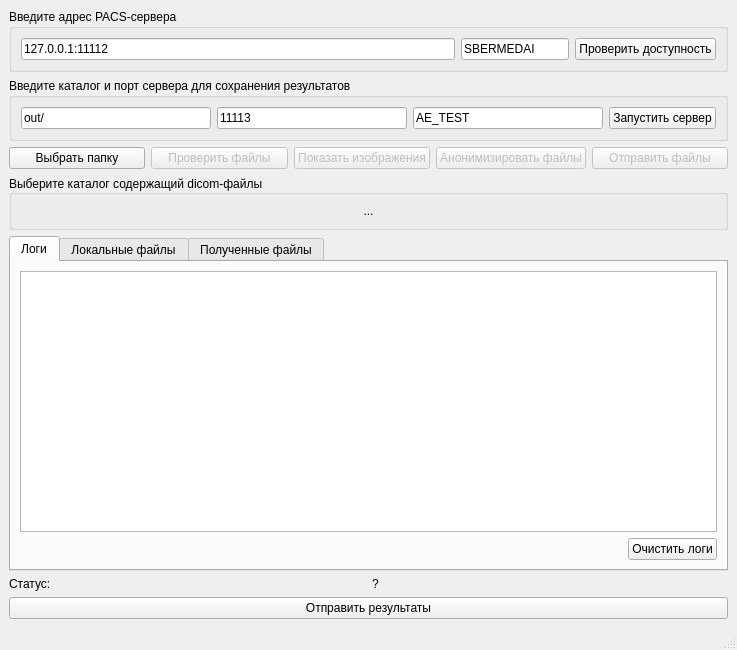
<?xml version="1.0" encoding="UTF-8"?>
<ui version="4.0">
 <class>main_window</class>
 <widget class="QMainWindow" name="main_window">
  <property name="geometry">
   <rect>
    <x>0</x>
    <y>0</y>
    <width>737</width>
    <height>650</height>
   </rect>
  </property>
  <property name="windowTitle">
   <string>DICOM Test Sender</string>
  </property>
  <widget class="QWidget" name="centralwidget">
   <layout class="QVBoxLayout" name="verticalLayout">
    <item>
     <widget class="QGroupBox" name="groupBox_2">
      <property name="title">
       <string>Введите адрес PACS-сервера</string>
      </property>
      <layout class="QHBoxLayout" name="horizontalLayout_4">
       <item>
        <widget class="QLineEdit" name="line_edit_server">
         <property name="text">
          <string>127.0.0.1:11112</string>
         </property>
        </widget>
       </item>
       <item>
        <widget class="QLineEdit" name="line_edit_dest_ae_title">
         <property name="sizePolicy">
          <sizepolicy hsizetype="Minimum" vsizetype="Fixed">
           <horstretch>0</horstretch>
           <verstretch>0</verstretch>
          </sizepolicy>
         </property>
         <property name="text">
          <string>SBERMEDAI</string>
         </property>
        </widget>
       </item>
       <item>
        <widget class="QPushButton" name="push_button_check_server">
         <property name="text">
          <string>Проверить доступность</string>
         </property>
        </widget>
       </item>
      </layout>
     </widget>
    </item>
    <item>
     <widget class="QGroupBox" name="groupBox_3">
      <property name="title">
       <string>Введите каталог и порт сервера для сохранения результатов</string>
      </property>
      <layout class="QHBoxLayout" name="horizontalLayout_2">
       <item>
        <widget class="QLineEdit" name="line_edit_result_dir">
         <property name="text">
          <string>out/</string>
         </property>
        </widget>
       </item>
       <item>
        <widget class="QLineEdit" name="line_edit_local_server_port">
         <property name="text">
          <string>11113</string>
         </property>
        </widget>
       </item>
       <item>
        <widget class="QLineEdit" name="line_edit_local_server_ae_title">
         <property name="toolTip">
          <string>AE Title</string>
         </property>
         <property name="text">
          <string>AE_TEST</string>
         </property>
        </widget>
       </item>
       <item>
        <widget class="QPushButton" name="push_button_start_server">
         <property name="text">
          <string>Запустить сервер</string>
         </property>
        </widget>
       </item>
      </layout>
     </widget>
    </item>
    <item>
     <layout class="QHBoxLayout" name="horizontalLayout_7">
      <item>
       <widget class="QPushButton" name="push_button_open_file">
        <property name="sizePolicy">
         <sizepolicy hsizetype="Minimum" vsizetype="Fixed">
          <horstretch>0</horstretch>
          <verstretch>0</verstretch>
         </sizepolicy>
        </property>
        <property name="text">
         <string>Выбрать папку</string>
        </property>
       </widget>
      </item>
      <item>
       <widget class="QPushButton" name="push_button_check_file">
        <property name="enabled">
         <bool>false</bool>
        </property>
        <property name="text">
         <string>Проверить файлы</string>
        </property>
       </widget>
      </item>
      <item>
       <widget class="QPushButton" name="push_button_show_content">
        <property name="enabled">
         <bool>false</bool>
        </property>
        <property name="text">
         <string>Показать изображения</string>
        </property>
       </widget>
      </item>
      <item>
       <widget class="QPushButton" name="push_button_anonimize">
        <property name="enabled">
         <bool>false</bool>
        </property>
        <property name="text">
         <string>Анонимизировать файлы</string>
        </property>
       </widget>
      </item>
      <item>
       <widget class="QPushButton" name="push_button_send_file">
        <property name="enabled">
         <bool>false</bool>
        </property>
        <property name="text">
         <string>Отправить файлы</string>
        </property>
       </widget>
      </item>
     </layout>
    </item>
    <item>
     <widget class="QGroupBox" name="groupBox_files">
      <property name="title">
       <string>Выберите каталог содержащий dicom-файлы</string>
      </property>
      <property name="alignment">
       <set>Qt::AlignLeading|Qt::AlignLeft|Qt::AlignVCenter</set>
      </property>
      <layout class="QHBoxLayout" name="horizontalLayout">
       <item>
        <widget class="QLabel" name="label_file_path">
         <property name="text">
          <string>...</string>
         </property>
         <property name="alignment">
          <set>Qt::AlignCenter</set>
         </property>
        </widget>
       </item>
      </layout>
     </widget>
    </item>
    <item>
     <widget class="QTabWidget" name="tabWidget">
      <property name="currentIndex">
       <number>0</number>
      </property>
      <widget class="QWidget" name="tab">
       <attribute name="title">
        <string>Логи</string>
       </attribute>
       <layout class="QVBoxLayout" name="verticalLayout_2">
        <item>
         <widget class="QPlainTextEdit" name="plain_text_edit_results">
          <property name="readOnly">
           <bool>true</bool>
          </property>
         </widget>
        </item>
        <item>
         <layout class="QHBoxLayout" name="horizontalLayout_8">
          <item>
           <spacer name="horizontalSpacer">
            <property name="orientation">
             <enum>Qt::Horizontal</enum>
            </property>
            <property name="sizeHint" stdset="0">
             <size>
              <width>40</width>
              <height>20</height>
             </size>
            </property>
           </spacer>
          </item>
          <item>
           <widget class="QPushButton" name="push_button_clear_logs">
            <property name="text">
             <string>Очистить логи</string>
            </property>
           </widget>
          </item>
         </layout>
        </item>
       </layout>
      </widget>
      <widget class="QWidget" name="tab_2">
       <attribute name="title">
        <string>Локальные файлы</string>
       </attribute>
       <layout class="QGridLayout" name="gridLayout">
        <item row="0" column="0">
         <widget class="QTableWidget" name="table_widget_files">
          <property name="sizePolicy">
           <sizepolicy hsizetype="Minimum" vsizetype="Expanding">
            <horstretch>0</horstretch>
            <verstretch>0</verstretch>
           </sizepolicy>
          </property>
         </widget>
        </item>
        <item row="0" column="1">
         <widget class="QLabel" name="label_image_view">
          <property name="text">
           <string/>
          </property>
         </widget>
        </item>
       </layout>
      </widget>
      <widget class="QWidget" name="tab_3">
       <attribute name="title">
        <string>Полученные файлы</string>
       </attribute>
       <layout class="QHBoxLayout" name="horizontalLayout_5">
        <item>
         <widget class="QTableWidget" name="table_widget_results">
          <property name="sizePolicy">
           <sizepolicy hsizetype="Minimum" vsizetype="Expanding">
            <horstretch>0</horstretch>
            <verstretch>0</verstretch>
           </sizepolicy>
          </property>
         </widget>
        </item>
        <item>
         <widget class="QLabel" name="label_result_image_view">
          <property name="text">
           <string/>
          </property>
         </widget>
        </item>
       </layout>
      </widget>
     </widget>
    </item>
    <item>
     <layout class="QHBoxLayout" name="horizontalLayout_3">
      <item>
       <widget class="QLabel" name="label_3">
        <property name="layoutDirection">
         <enum>Qt::RightToLeft</enum>
        </property>
        <property name="text">
         <string>Статус:</string>
        </property>
       </widget>
      </item>
      <item>
       <widget class="QLabel" name="label_status">
        <property name="text">
         <string>?</string>
        </property>
       </widget>
      </item>
     </layout>
    </item>
    <item>
     <widget class="QPushButton" name="push_button_send_result">
      <property name="text">
       <string>Отправить результаты</string>
      </property>
     </widget>
    </item>
   </layout>
  </widget>
  <widget class="QMenuBar" name="menubar">
   <property name="geometry">
    <rect>
     <x>0</x>
     <y>0</y>
     <width>737</width>
     <height>22</height>
    </rect>
   </property>
  </widget>
  <widget class="QStatusBar" name="statusbar"/>
 </widget>
 <resources/>
 <connections/>
</ui>
